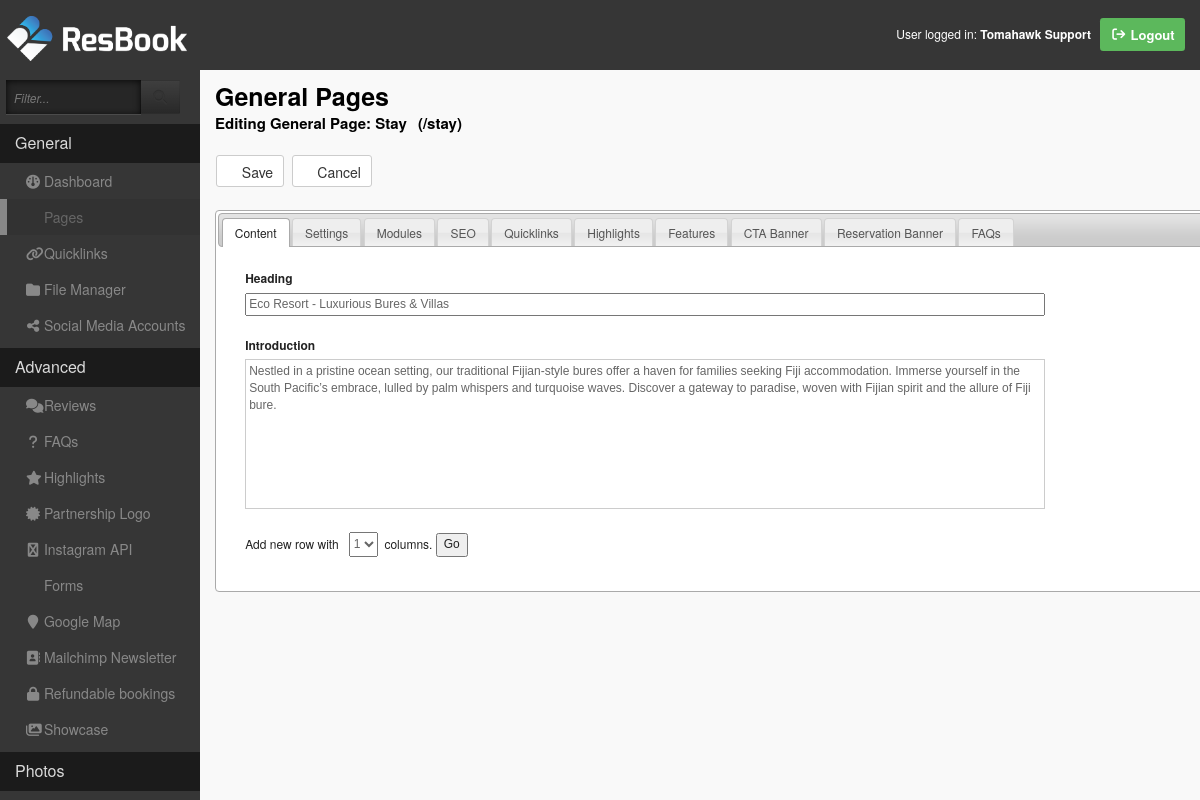
Screenshot of /jmcr-cms/?do=pages&action=edit&id=69 (signed in) with the database file from the repository.
### tables this page shows
CREATE TABLE `general_pages` (
  `id` int(11) NOT NULL COMMENT 'Primary key for pages',
  `access_level` enum('P','L') NOT NULL DEFAULT 'P' COMMENT 'P = Public, L = Private',
  `meta_cache` tinyint(1) NOT NULL DEFAULT 1,
  `parent_id` int(11) DEFAULT NULL,
  `page_meta_data_id` int(11) NOT NULL,
  `form_id` int(11) DEFAULT NULL
);

CREATE TABLE `page_meta_data` (
  `id` int(11) NOT NULL,
  `name` varchar(255) DEFAULT NULL,
  `menu_label` varchar(255) DEFAULT NULL,
  `footer_menu` varchar(255) DEFAULT NULL,
  `heading` varchar(255) DEFAULT NULL,
  `sub_heading` varchar(255) DEFAULT NULL,
  `url` varchar(255) DEFAULT NULL,
  `full_url` varchar(255) DEFAULT NULL,
  `introduction` mediumtext DEFAULT NULL,
  `short_description` varchar(255) DEFAULT NULL,
  `description` mediumtext DEFAULT NULL,
  `photo_path` varchar(255) DEFAULT NULL,
  `thumb_photo_path` varchar(255) DEFAULT NULL,
  `photo_alt_text` varchar(255) DEFAULT NULL,
  `cover_photo` varchar(255) DEFAULT NULL,
  `thumb_cover_photo` varchar(255) DEFAULT NULL,
  `title` varchar(255) DEFAULT NULL,
  `meta_description` mediumtext DEFAULT NULL,
  `og_title` varchar(255) DEFAULT NULL,
  `og_meta_description` mediumtext DEFAULT NULL,
  `og_image` varchar(255) DEFAULT NULL,
  `page_code_head_close` mediumtext DEFAULT NULL,
  `page_code_body_open` mediumtext DEFAULT NULL,
  `page_code_body_close` mediumtext DEFAULT NULL,
  `page_structure_data_markup` mediumtext DEFAULT NULL,
  `item_key` varchar(50) DEFAULT NULL,
  `is_locked` tinyint(1) NOT NULL DEFAULT 0,
  `status` enum('A','H','D') DEFAULT 'H',
  `rank` int(11) DEFAULT NULL,
  `date_created` datetime DEFAULT NULL,
  `date_updated` datetime DEFAULT NULL,
  `date_deleted` datetime DEFAULT NULL,
  `created_by` int(11) DEFAULT NULL,
  `updated_by` int(11) DEFAULT NULL,
  `gallery_id` int(11) DEFAULT NULL,
  `slideshow_id` int(11) DEFAULT NULL,
  `template_id` int(11) NOT NULL,
  `page_meta_index_id` int(11) DEFAULT 1,
  `page_custom_code` mediumtext DEFAULT NULL,
  `valid_for` int(11) DEFAULT NULL,
  `external_url` varchar(255) DEFAULT NULL,
  `features` text DEFAULT NULL,
  `cta_bunner_title` varchar(255) DEFAULT NULL,
  `cta_bunner_description` varchar(255) DEFAULT NULL,
  `cta_bunner_primary_url` varchar(255) DEFAULT NULL,
  `cta_bunner_primary_external_url` varchar(255) DEFAULT NULL,
  `cta_bunner_primary_button_text` varchar(45) DEFAULT NULL,
  `cta_bunner_secondary_url` varchar(255) DEFAULT NULL,
  `cta_bunner_secondary_external_url` varchar(255) DEFAULT NULL,
  `cta_bunner_secondary_button_text` varchar(45) DEFAULT NULL,
  `cta_heading` varchar(255) DEFAULT NULL,
  `cta_btn1` varchar(45) DEFAULT NULL,
  `cta_btn1_url` varchar(100) DEFAULT NULL,
  `cta_btn2` varchar(45) DEFAULT NULL,
  `cta_btn2_url` varchar(100) DEFAULT NULL,
  `slideshow_page_id` int(11) DEFAULT NULL,
  `prefilter_catid` int(11) DEFAULT NULL,
  `prefilter_catname` varchar(45) DEFAULT NULL,
  `reservation_banner_title` varchar(255) DEFAULT NULL,
  `reservation_banner_button_text` varchar(255) DEFAULT NULL,
  `reservation_banner_button_url` varchar(255) DEFAULT NULL,
  `reservation_banner_rank` varchar(255) DEFAULT NULL,
  `video_id` varchar(20) DEFAULT NULL,
  `video_thumbnail` varchar(255) DEFAULT NULL,
  `video_thumb_thumbnail` varchar(255) DEFAULT NULL,
  `video_file` varchar(255) DEFAULT NULL,
  `video_rank` int(11) NOT NULL DEFAULT 10,
  `faqs_content` text DEFAULT NULL,
  `faqs_heading` varchar(255) DEFAULT NULL,
  `faqs_rank` int(11) DEFAULT 0
);

### jmcr-cms/modules/pages/edit.php (shortened to what the rows shown need)
<?php
function editItem()
{
  global $message, $id, $do, $action, $disableMenu, $moduleSubHeading, $moduleMainHeading, $modMsgLabel, $modKey;
  $disableMenu = FLAG_YES;
  $sqlPage = "SELECT gp.`id`,
        gp.`parent_id`,
        gp.`form_id`,
        gp.`page_meta_data_id`,
        pmd.`features`,
        pmd.`name`,
        pmd.`menu_label`,
        pmd.`footer_menu`,
        pmd.`heading`,
        pmd.`sub_heading`,
        pmd.`url`,
        pmd.`full_url`,
        pmd.`introduction`,
        pmd.`short_description`,
        pmd.`description`,
        pmd.`cover_photo`,
        pmd.`thumb_cover_photo`,
        pmd.`gallery_id`,
        pmd.`slideshow_id`,
        pmd.`external_url`,
        pmd.`template_id`,
        pmd.`cta_bunner_title`,
        pmd.`cta_bunner_description`,
        pmd.`cta_bunner_primary_url`,
        pmd.`cta_bunner_primary_button_text`,
        pmd.`cta_bunner_secondary_url`,
        pmd.`cta_bunner_secondary_button_text`,
        pmd.`reservation_banner_title`,
        pmd.`reservation_banner_button_text`,
        pmd.`reservation_banner_button_url`,
        pmd.`template_id`,
        pmd.`slideshow_page_id`,
        pmd.`prefilter_catid`,
        pmd.`video_thumbnail`,
        pmd.`video_rank`,
        pmd.`faqs_content`,
        pmd.`faqs_heading`,
        pmd.`faqs_rank`
    FROM `general_pages` gp
    LEFT JOIN `page_meta_data` pmd
        ON(gp.`page_meta_data_id` = pmd.`id`)
    WHERE gp.`id` = '{$id}'
    LIMIT 1";
  $pageData = DB::fetchRow($sqlPage);
  if (!empty($pageData)) {
    $pageId = $pageData['id'];
    $pageMetaDataId = $pageData['page_meta_data_id'];
    $pageName = $pageData['name'];
    $pageHeading = $pageData['heading'];
    $pageFullUrl = $pageData['full_url'];
    $pageIntroduction = $pageData['introduction'];
    $faqsContent = $pageData['faqs_content'];
    $faqsHeading = $pageData['faqs_heading'];
  } else {
    $pageFullUrl = '';
  }
  $itemLabel = (empty($pageName)) ? 'Untitled' : $pageName;
  $moduleSubHeading = 'Editing ' . $modMsgLabel . ': ' . $itemLabel;
  $moduleSubHeading .= '<a href="' . BASE_URL . $pageFullUrl . '" target="_blank">
       (' . BASE_URL . $pageFullUrl . '</a>)';
  $moduleActions = '<ul class="page-action">
    <li>
      <button type="button" class="btn btn-default" id="pg-save"
        onclick="submitForm(\'save\',1)">
          <i class="glyphicon glyphicon-floppy-save"></i> Save
      </button>
    </li>
    <li>
      <a class="btn btn-default" href="' . ADMIN_BASE_URL . '/?do=' . $do . '">
        <i class="glyphicon glyphicon-arrow-left"></i> Cancel
      </a>
    </li>
  </ul>';
  require_once MOD_VIEWS_DIR . DS . 'content.php';
  require_once MOD_VIEWS_DIR . DS . 'settings.php';
  require_once MOD_VIEWS_DIR . DS . 'modules.php';
  require_once MOD_VIEWS_DIR . DS . 'features.php';
  require_once MOD_VIEWS_DIR . DS . 'cta_bunner.php';
  require_once MOD_VIEWS_DIR . DS . 'reservation_banner.php';
  $arrMenuTabs = array();
  $arrMenuTabs['Content'] = $tabContentContent;
  $arrMenuTabs['Settings'] = $tabSettingsContent;
  $arrMenuTabs['Modules'] = $tabModulesContent;
  $arrMenuTabs['SEO'] = SeoHelper::getSeoData($pageMetaDataId, $modMsgLabel);
  $arrMenuTabs['Quicklinks'] = QuicklinkHelper::getQuickLinksData($modKey, $pageId, $modMsgLabel);
  $arrMenuTabs['Highlights'] = HighlightHelper::getHighlightData($modKey, $pageId, $modMsgLabel);
  $arrMenuTabs['Features'] = $tabFeaturesContent;
  $arrMenuTabs['CTA Banner'] = $tabCTABunnerContent;
  $arrMenuTabs['Reservation Banner'] = $tabReservationBannerContent;
  $arrMenuTabs['FAQs'] = PageFaqHelper::getFaqData($faqsContent, $faqsHeading, $faqsRank);
  $tabIndex = 0;
  $tabList = "";
  $tabContent = "";
  foreach ($arrMenuTabs as $tabKey => $tabValue) {
    $tabList .= '<li><a href="#tabs-' . $tabIndex . '">' . $tabKey . '</a></li>';
    $tabContent .= '<div id="tabs-' . $tabIndex . '">' . $tabValue . '</div>';
    $tabIndex++;
  }
  $moduleContent = '<form action="' . ADMIN_BASE_URL . '/index.php" method="post"
     name="pageList" enctype="multipart/form-data">
      <div id="tabs">
        <ul>' . $tabList . '</ul>
        <div style="padding:10px;">' . $tabContent . '</div>
      </div>
      <input type="hidden" name="action" value="" id="action">
      <input type="hidden" name="do" value="' . $do . '">
      <input type="hidden" name="id" value="' . $id . '">
      <input type="hidden" name="meta_data_id" value="' . $pageMetaDataId . '">
  </form>';
  require "resultPage.php";
  echo $resultPageContent;
  exit();
}
?>

### jmcr-cms/modules/pages/views/content.php (shortened to what the rows shown need)
<?php
$ddMaxCoulmns = generateNumberDropdown(1, MAX_COLUMNS);
$contentView = '';
$tabContentContent = '<label>Heading</label>
  <p style="margin-bottom:20px;">
    <input name="heading" type="text" id="heading" value="'.$pageHeading.'"
     style="width:800px;" />
  </p>
  <label>Introduction</label>
  <p style="margin-bottom:20px;">
    <textarea name="introduction" id="introduction"
     style="width:800px;height:150px;resize:none;">'.$pageIntroduction
     .'</textarea>
  </p>
  <p>Add new row with &nbsp;
    <select name="column-num" id="column-num" class="column-num">
      '.$ddMaxCoulmns.'
    </select> &nbsp;columns.
    <button type="button" class="add-row">Go</button>
  </p>
  <div id="grid-holder" class="grid-holder">
    '.$contentView.'
  </div>';
?>

### jmcr-cms/includes/navigation.php (shortened to what the rows shown need)
<?php
function buildSiteMenu()
{
    global $do, $disableMenu, $menuDisable;
    $mainMenuView = '<ul class="main-navigator">';
    foreach ($menuPages as $menu) {
        $mainMenuView .= "<li><span>" . $menu["group_label"] . "</span>";
        $mainMenuView .= '<ul class="nav nav-pills nav-stacked navi">';
        foreach ($menu["items"] as $menuItem) {
            $menuItemLabel = $menuItem["label"];
            $menuItemUri = $menuItem["uri"];
            $menuItemIconCls = $menuItem["icon_cls"];
            $menuLink = ADMIN_BASE_URL . "?do=" . $menuItemUri;
            $isDisabled =
                $disableMenu == FLAG_YES || $menuDisable == FLAG_YES
                    ? " disabled"
                    : "";
            $isActive = $menuItemUri == $do ? " active" : "";
            $href =
                $disableMenu == FLAG_YES || $menuDisable == FLAG_YES
                    ? ""
                    : ' href="' . $menuLink . '"';
            $icon = $menuItemIconCls
                ? ' <i class="' . $menuItemIconCls . '"></i> '
                : "";
            if (!empty($menuItemLabel)) {
                $mainMenuView .=
                    '<li class="' .
                    $isDisabled .
                    $isActive .
                    '"><a' .
                    $href .
                    ">" .
                    $icon .
                    $menuItem["label"] .
                    "</a></li>";
            }
        }
        $mainMenuView .= "</ul>";
        $mainMenuView .= "</li>";
        $mainMenuView .= '<li class="nav-divider"></li>';
    }
    $mainMenuView .= "</ul>";
    $mainMenuView .= '<style>.verspan { font-size: 12px !important; font-style: italic; color: #848484 !important; }</style>';
    $mainMenuView .= '<ul "class="main-navigator"><li class="version"><span class="verspan">NetZone Core 2 Version: '. VERSION . '</span></li></ul>';
    return $mainMenuView . "</ul>";
}
?>

### jmcr-cms/resultPage.php (shortened to what the rows shown need)
<?php
global  $moduleTabContent, $moduleMainHeading, $moduleSubHeading, $disableMenu;
$extraScripts     = (empty($extraScripts)) ? '' : $extraScripts;
$extraStyles      = (empty($extraStyles)) ? '' : $extraStyles;
$scriptsOnLoad    = (empty($scriptsOnLoad)) ? '' : $scriptsOnLoad;
if ($template == "") {
  $template = TEMPLATES_DIR.DS.'general.html';
}
$resultPageContent = file_get_contents("{$template}");
require_once ADMIN_BASE_PATH.DS.INCLUDES_DIR.DS.'navigation.php';
require_once ADMIN_BASE_PATH.DS.INCLUDES_DIR.DS.'ckeditor.config.php';
$arrResultPage = [];
$mainMenuView = '';
if (!empty(USER_ID)) {
  $mainMenuView      = buildSiteMenu();
  $siteUserFullName  = USER_FNAME.' '.USER_LNAME;
  $arrResultPage['site_user_data'] = '
    <div style="color:#fff;">
      <i class="glyphicon glyphicon-user"></i>
        User logged in: <strong>'.$siteUserFullName.'</strong>
      <a href="'.ADMIN_BASE_URL.'?do=logout" style="color:#fff;
       text-decoration:none">
        <strong>
          <span class="label label-success" style="padding:0.5em 0.8em 0.6em;
          margin-left:6px;font-size:13px;">
            <i class="fa fa-sign-out fa-fw"></i>
            Logout
          </span>
        </strong>
      </a>
    </div>';
} else {
  $arrResultPage['site_user_data'] = '';
}
$templatePath  = ADMIN_BASE_PATH.DS.TEMPLATES_DIR.DS.'underscore'.DS;
$templatePath .= 'content_row.tmpl';
$jsVars['baseUrl']        = ADMIN_BASE_URL.DS;
$jsVars['dataManagerUrl'] = ADMIN_BASE_URL.DS.'?do=files';
$jsVars['templates']['contentRow'] = file_get_contents($templatePath);
$jsVars['templates']['contentRow'] = file_get_contents($templatePath);
$copyrightText  = "Netzone CMS 2.0 &copy; Copyright 2009 - ";
$copyrightText .= date('Y')." Tomahawk Brand Management Limited.";
$arrResultPage['jsVars'] = json_encode($jsVars, JSON_THROW_ON_ERROR);
$arrResultPage['root']                = ADMIN_BASE_URL;
$arrResultPage['site_main_menu']      = $mainMenuView ;
$arrResultPage['module_actions']      = $moduleActions;
$arrResultPage['module_main_heading'] = ($moduleMainHeading)
                                          ? '<h1 class="main-h1">'
                                            .$moduleMainHeading.
                                            '</h1>'
                                          : '';
$arrResultPage['module_sub_heading']  = ($moduleSubHeading)
                                          ? '<h2 class="main-h2">'
                                            .$moduleSubHeading.'</h2>'
                                          : '';
$arrResultPage['module_content_cls']  = ($arrResultPage['module_sub_heading'] !== '' && $arrResultPage['module_sub_heading'] !== '0')
                                          ? 'xl'
                                          : '';
$arrResultPage['data_disabled']       = ($disableMenu)
                                          ? ' disabled="disabled"'
                                          : '';
$arrResultPage['module_content']      = $moduleContent ;
$arrResultPage['module_tab_content']  = $moduleTabContent;
$arrResultPage['active_tab_index']    = (empty($activeTabIndex)) ? 0 : $activeTabIndex;
$arrResultPage['copyright']           = $copyrightText;
$arrResultPage['scripts_onload']      = $scriptsOnLoad;
$arrResultPage['styles_ext']          = $extraStyles;
$arrResultPage['scripts_ext']         = $extraScripts;
foreach ($arrResultPage as $key => $value) {
  if ($value !== null) {
      $resultPageContent = str_replace('==' . $key . '==', $value, $resultPageContent);
  }
}
?>

### rows the page displays
general_pages: page_meta_data.name "Reviews"
general_pages: page_meta_data.name "FAQs"
general_pages: page_meta_data.name "Editing General Page: Stay", page_meta_data.full_url "/stay", heading "Eco Resort - Luxurious Bures & Villas", introduction "Nestled in a pristine ocean setting, our traditional Fijian-style bures offer a haven for families seeking Fiji accommodation. Immerse yourself in the South Pacific’s embrace, lulled by palm whispers and turquoise waves. Discover a gateway to paradise, woven with Fijian spirit and the allure of Fiji bure."

### other values shown
$menu["group_label"] "General"
$menuItem["label"] "Dashboard"
$menuItem["label"] "Pages"
$menuItem["label"] "Quicklinks"
$menuItem["label"] "File Manager"
$menuItem["label"] "Social Media Accounts"
$menu["group_label"] "Advanced"
$menuItem["label"] "Highlights"
$menuItem["label"] "Partnership Logo"
$menuItem["label"] "Instagram API"
$menuItem["label"] "Forms"
$menuItem["label"] "Google Map"
$menuItem["label"] "Mailchimp Newsletter"
$menuItem["label"] "Refundable bookings"
$menuItem["label"] "Showcase"
